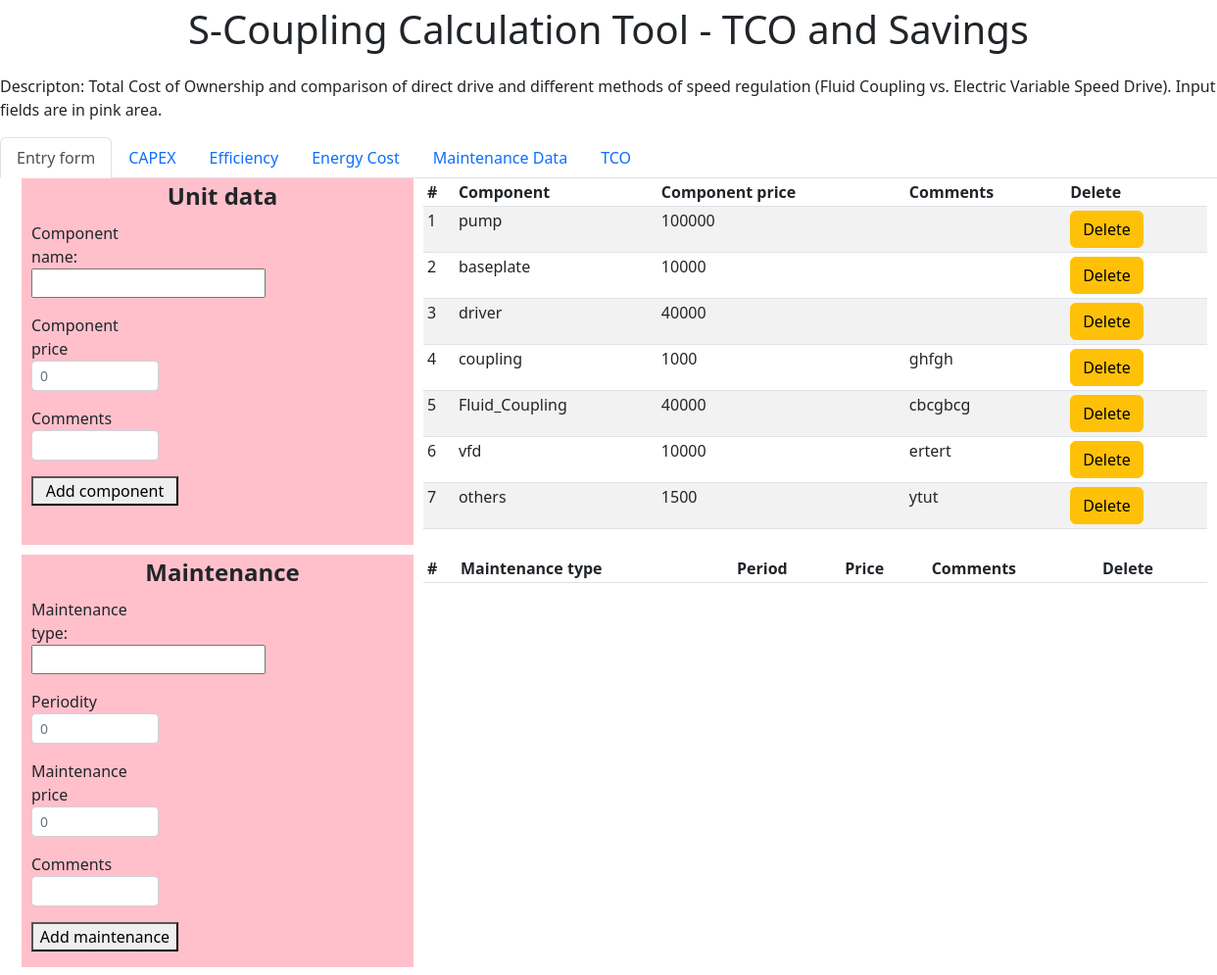
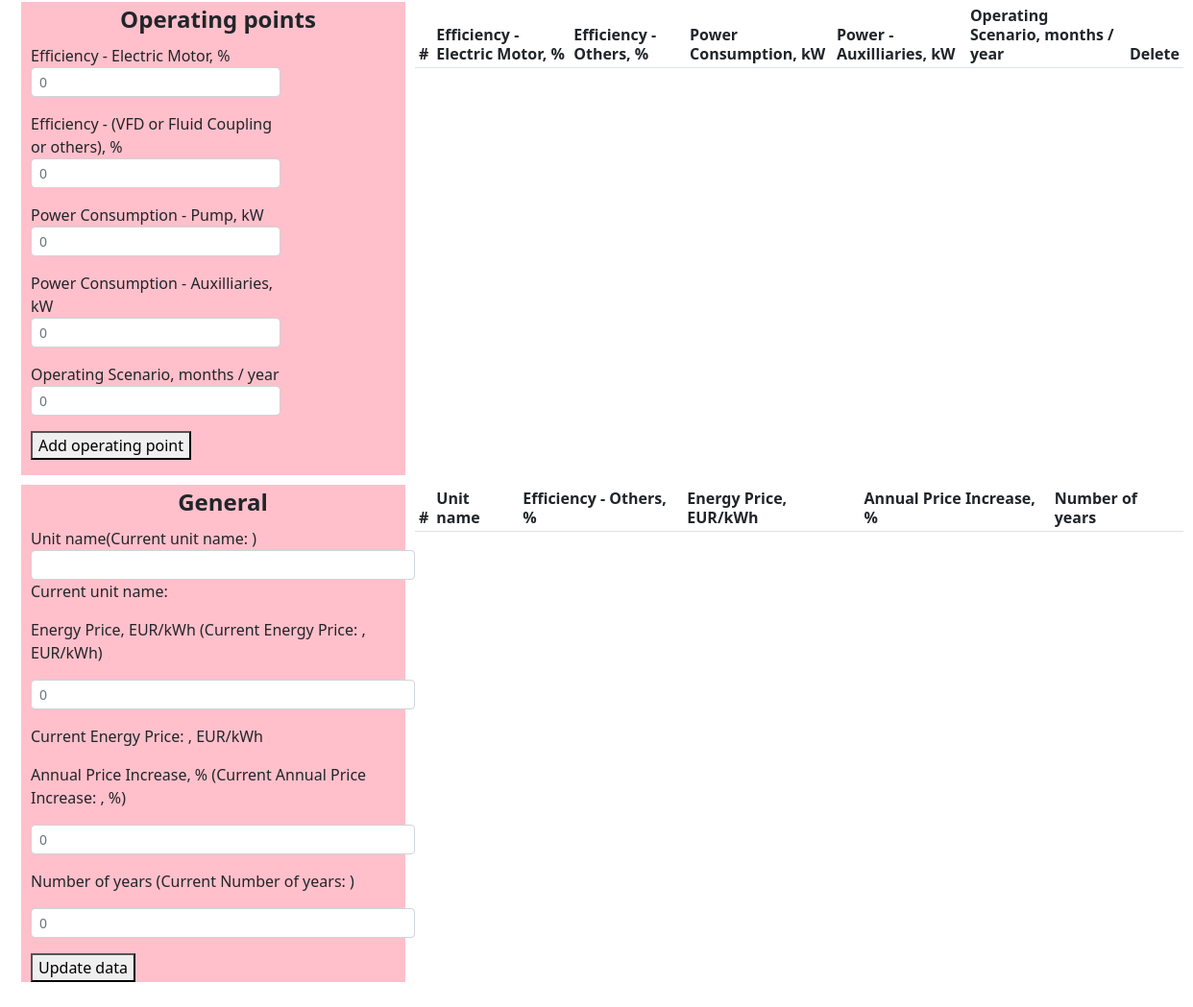
Screenshot of /form_page/add_component with the database file from the repository (2 pictures, top to bottom).
### app.py (models this page shows, shortened)
class Component(db.Model):
    id=db.Column(db.Integer, primary_key=True)
    component = db.Column(db.String(30), nullable=False)
    comments = db.Column(db.String(30), nullable=False)
    component_price=db.Column(db.Integer, nullable=False)

### app.py (the view)
@app.route('/form_page/add_component', methods=['POST','GET'])
def form_page_add_component():
    unit_components = Component.query.all()
    component=0
    component_price=0
    comments=0
    if request.method=="POST":
        unit_components = Component.query.all()
        component_price = request.form["component_price"]
        comments = request.form["comments"]
        component = request.form["component"]
        unit_component=Component(component=component,component_price=component_price,comments=comments)
        try:
            db.session.add(unit_component)
            db.session.commit()
            return redirect(url_for('form_page'))
        except:
            return "При добалении данных произошла ошибка"
    else:
        return render_template('form_page.html', unit_components=unit_components, component=component,component_price=component_price,comments=comments)

### templates/form_page.html (shortened to what this page needs)
{% extends 'base.html'%}
{%block body%}
<ul class="nav nav-tabs" id="myTab" role="tablist">
  <li class="nav-item" role="presentation">
    <a class="nav-link active" id="form" data-bs-toggle="tab" data-bs-target="#Entry form" type="button" role="tab" aria-controls="Entry form" aria-selected="true" href="/form_page">Entry form</a>
  </li>
  <li class="nav-item" role="presentation">
    <a class="nav-link" id="capex" data-bs-toggle="tab" data-bs-target="#capex" type="button" role="tab" aria-controls="capex" aria-selected="false" href="/capex">CAPEX</a>
  </li>
  <li class="nav-item" role="presentation">
    <a class="nav-link" id="efficiency" data-bs-toggle="tab" data-bs-target="#efficiency" type="button" role="tab" aria-controls="efficiency" aria-selected="false" href="/efficiency">Efficiency</a>
  </li>
    <li class="energy" role="presentation">
    <a class="nav-link" id="energy" data-bs-toggle="tab" data-bs-target="#energy" type="button" role="tab" aria-controls="energy" aria-selected="false" href="/energy">Energy Cost</a>
  </li>
    <li class="energy" role="presentation">
    <a class="nav-link" id="maintenance" data-bs-toggle="tab" data-bs-target="#maintenance" type="button" role="tab" aria-controls="maintenance" aria-selected="false" href="/maintenance">Maintenance Data</a>
  </li>
    <li class="energy" role="presentation">
    <a class="nav-link" id="tco" data-bs-toggle="tab" data-bs-target="#tco" type="button" role="tab" aria-controls="tco" aria-selected="false" href="/tco">TCO</a>
  </li>
</ul>
<section class="container">
  <div class="input1">
      <fieldset>
    <legend align="center"><b>Unit data</b></legend>
    <form action="/form_page/add_component" method="POST" name="unit_data" autocomplete="off" id="unit_data">
    <div class="form-row">
    <div class="col-md-4 mb-3">
  Component name:
 <input name=component list=components>
    <p></p><label for="component_price">Component price</label>
    <input type="number" name="component_price" id="component_price" placeholder="0" min=0 step="100" class="form-control form-control-sm" required>
    <p></p><label for="comments">Comments</label>
    <input type="text" name="comments" id="comments" class="form-control form-control-sm"><p></p>
    <button type="submit" onclick="document.forms.unit_data.submit()" style="width: 150px;">Add component</button>
        </form>
    </fieldset>
  </div>
  <div class="tab1">
      <table class="table table-striped table-sm">
          <thead>
            <tr>
              <th scope="col">#</th>
              <th scope="col">Component</th>
                <th scope="col">Component price</th>
                <th scope="col">Comments</th>
                <th scope="col">Delete</th>
                 </tr>
          </thead>
     <tbody>
     {% for i in unit_components %}
            <tr >
              <td class="counterCell"></td>
              <td>{{i.component}}</td>
              <td>{{i.component_price}}</td>
                 <td>{{i.comments}}</td>
                <td><a class="btn btn-warning" href='/form_page/{{i.id}}/del'>Delete</a></td>
                 </tr>
     {% endfor %}
          </tbody>
        </table>
  </div>
  <div class="input2">
    <fieldset>
    <legend align="center"><b>Maintenance</b></legend>
    <form action="/form_page/add_maintenance" method="POST" name="maintenance" autocomplete="off" id="maintenance">
    <div class="form-row">
    <div class="col-md-4 mb-3">
      Maintenance type:
 <input name=main_type list=maintenances>
   <p></p><label for="period">Periodity</label>
    <input type="number" name="period" id="period" placeholder="0" min=0 class="form-control form-control-sm" required>
    <p></p><label for="main_price">Maintenance price</label>
    <input type="number" name="main_price" id="main_price" placeholder="0" min=0 class="form-control form-control-sm" required>
      <p></p><label for="main_comments">Comments</label>
    <input type="text" name="main_comments" id="main_comments" class="form-control form-control-sm"><p></p>
	<button type="submit" onclick="document.forms.maintenance.submit()" style="width: 150px;">Add maintenance</button>
</form>
</fieldset>
  </div>
  <div class="tab2">
      <table class="table table-striped table-sm">
          <thead>
            <tr>
              <th scope="col">#</th>
              <th scope="col">Maintenance type</th>
                <th scope="col">Period</th>
                <th scope="col">Price</th>
                <th scope="col">Comments</th>
                <th scope="col">Delete</th>
                 </tr>
          </thead>
        </table>
  </div>
  <div class="input3">
    <fieldset id="points">
    <legend align="center"><b>Operating points</b></legend>
        <form action="/form_page/add_point" method="POST" name="oper_points">
    <div class="form-row">
    <div class="col-md-8 mb-3">
    <label for="eff_driver">Efficiency - Electric Motor, %</label>
    <div text-align="right"><input type="number" name="eff_driver" id="eff_driver" placeholder="0" min=0 max="100" class="form-control form-control-sm" required></div><p></p>
	   <label for="eff_other">Efficiency - (VFD or Fluid Coupling or others), %</label>
    <input type="number" name="eff_other" id="eff_other" placeholder="0" min=0 max="100" class="form-control form-control-sm" required><p></p>
            <label for="power_pump">Power Consumption - Pump, kW</label>
   <input type="number" name="power_pump" id="power_pump" placeholder="0" min="0" class="form-control form-control-sm" required><p></p>
			   <label for="power_aux">Power Consumption - Auxilliaries, kW</label>
    <input type="number" name="power_aux" id="power_aux" placeholder="0" min="0" class="form-control form-control-sm" required><p></p>
				   <label for="scenario">Operating Scenario, months / year</label>
    <input type="number" name="scenario" id="scenario" placeholder="0" min="0" max="12" step="1" class="form-control form-control-sm" required><p></p>
	<button type="submit" onclick="document.forms.oper_points.submit()">Add operating point</button>
</form>
</fieldset>
  </div>
  <div class="tab3">
      <table class="table table-striped table-sm">
          <thead>
          <th scope="col">#</th>
              <th scope="col">Efficiency - Electric Motor, %</th>
                <th scope="col">Efficiency - Others, %</th>
                <th scope="col">Power Consumption, kW</th>
                <th scope="col">Power - Auxilliaries, kW </th>
                <th scope="col">Operating Scenario, months / year</th>
                <th scope="col">Delete</th>
          </thead>
        </table>
  </div>
     <div class="input4">
<fieldset id="economy" style="width:400px">
    <legend align="center"><b>General </b></legend>
    <form action="/form_page/add_general" method="POST" name="general">
 <label for="unit_name">Unit name     </label>(Current unit name: {{unit_name}})
    <input type="text" name="unit_name" id="unit_name" class="form-control form-control-sm" >
        <p>Current unit name: {{unit_name}}</p>
   <p><label for="energy_price">Energy Price, EUR/kWh</label> (Current Energy Price: {{energy_price}}, EUR/kWh)</p>
    <p><input type="number" name="energy_price" id="energy_price" placeholder="0" min="0" step="0.01" class="form-control form-control-sm" required></p>
        <p>Current Energy Price: {{energy_price}}, EUR/kWh</p>
    <p><label for="annual_increase">Annual Price Increase, %</label> (Current Annual Price Increase: {{annual_increase}}, %)</p>
    <p><input type="number" name="annual_increase" id="annual_increase" placeholder="0" min=0 step="0.01" class="form-control form-control-sm" required></p>
    <p><label for="number_years">Number of years</label>  (Current Number of years: {{number_years}})</p>
    <p><input type="number" name="number_years" id="number_years" placeholder="0" min=0 step="1" class="form-control form-control-sm" required></p>
	<button type="submit" onclick="document.forms.general.submit()">Update data</button>
</form>
</fieldset>
     </div>
<div class="tab4">
      <table class="table table-striped table-sm">
          <thead>
          <th scope="col">#</th>
              <th scope="col">Unit name</th>
                <th scope="col">Efficiency - Others, %</th>
                <th scope="col">Energy Price, EUR/kWh</th>
                <th scope="col">Annual Price Increase, % </th>
                <th scope="col"> Number of years</th>
          </thead>
        </table>
  </div>
</section>
    {%endblock%}

### templates/form_page.html (style rules this page uses)
table { counter-reset: tableCount; line-height: 20px; }
tr { height: 14px; }
.counterCell:before { content: counter(tableCount); counter-increment: tableCount; }
ul { list-style-type: decimal; }
.input1 { grid-area: input1; padding-left: 10px; background:pink; }
.input2 { grid-area: input2; padding-left: 10px; background:pink; }
.input3 { grid-area: input3; padding-left: 10px; background:pink; }
.input4 { grid-area: input4; padding-left: 10px; background:pink; }
.tab1 { grid-area: tab1; align-self: start; }
.tab2 { grid-area: tab2; align-self: start; }
.tab3 { grid-area: tab3; align-self: start; }
.tab4 { grid-area: tab4; align-self: start; }
.container { display: grid; margin-left: 10px; gap: 10px 10px; grid-template-columns: 400px 800px; grid-template-rows: auto; grid-template-areas: "input1 tab1" "input2 tab2" "input3 tab3" "input4 tab4"; }

### rows the page displays
Component: component "pump", component_price "100000"
Component: component "baseplate", component_price "10000"
Component: component "driver", component_price "40000"
Component: component "coupling", component_price "1000", comments "ghfgh"
Component: component "Fluid_Coupling", component_price "40000", comments "cbcgbcg"
Component: component "vfd", component_price "10000", comments "ertert"
Component: component "others", component_price "1500", comments "ytut"
